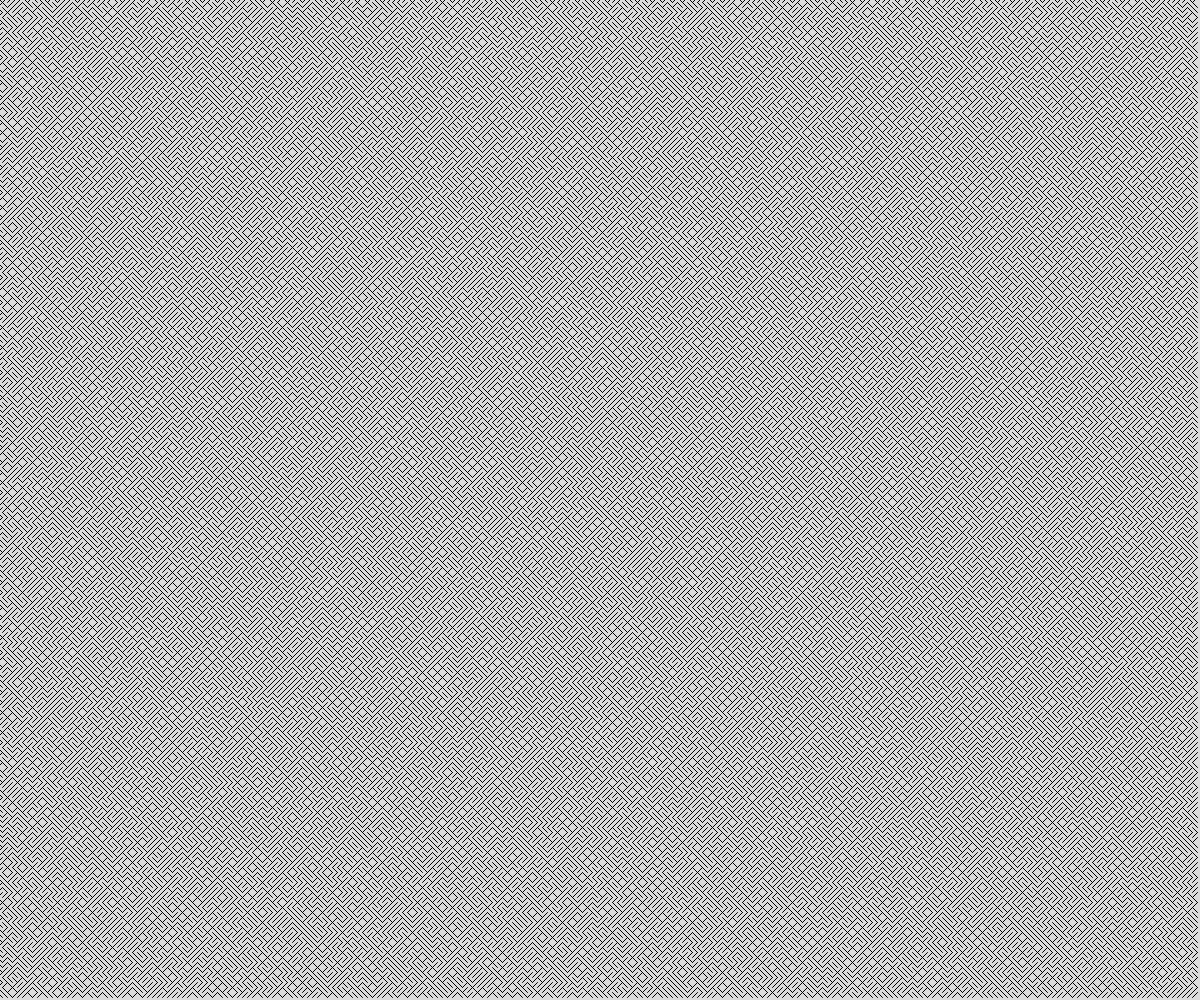
Frame 1 (no input)
Frame 60 (no input): identical to frame 1, image omitted
Frame 120 (the mouse pressed at the canvas centre since frame 60): identical to frame 1, image omitted

The p5.js sketch that drew this single still picture (run headless with seeded random() and noise() and a simulated clock; from frame 60 on, the mouse is pressed at the canvas centre):

// p5.js sketch
// ── sketch.js
// Generative art
// Katos Booth
// October 4th 2024
//
// Art generating

const TILE_SIZE = 5;
let theTiles = [];
let someTile;

function setup() {
  createCanvas(windowWidth, windowHeight);
  for (let x = 0; x < width; x += TILE_SIZE){
    for (let y = 0; y < height; y += TILE_SIZE){
      let someTile = spawnTile(x,y);
      theTiles.push(someTile);
    }
  }
  someTile = spawnTile(200,300);
}

function draw() {
  background(220);
  for(let myTile of theTiles){
    line(myTile.x1, myTile.y1, myTile.x2, myTile.y2);
  }
}

function spawnTile(x,y){
  let tile;
  let choice = random(100);
  if (choice > 50){
    //negative slope
    tile = {
      x1: x - TILE_SIZE/2,
      y1: y - TILE_SIZE/2,
      x2: x + TILE_SIZE/2,
      y2: y + TILE_SIZE/2,
    };
  }
  else{
    //positive slope
    tile = {
      x1: x - TILE_SIZE/2,
      y1: y + TILE_SIZE/2,
      x2: x + TILE_SIZE/2,
      y2: y - TILE_SIZE/2,
    };
  }
  return tile;
}
